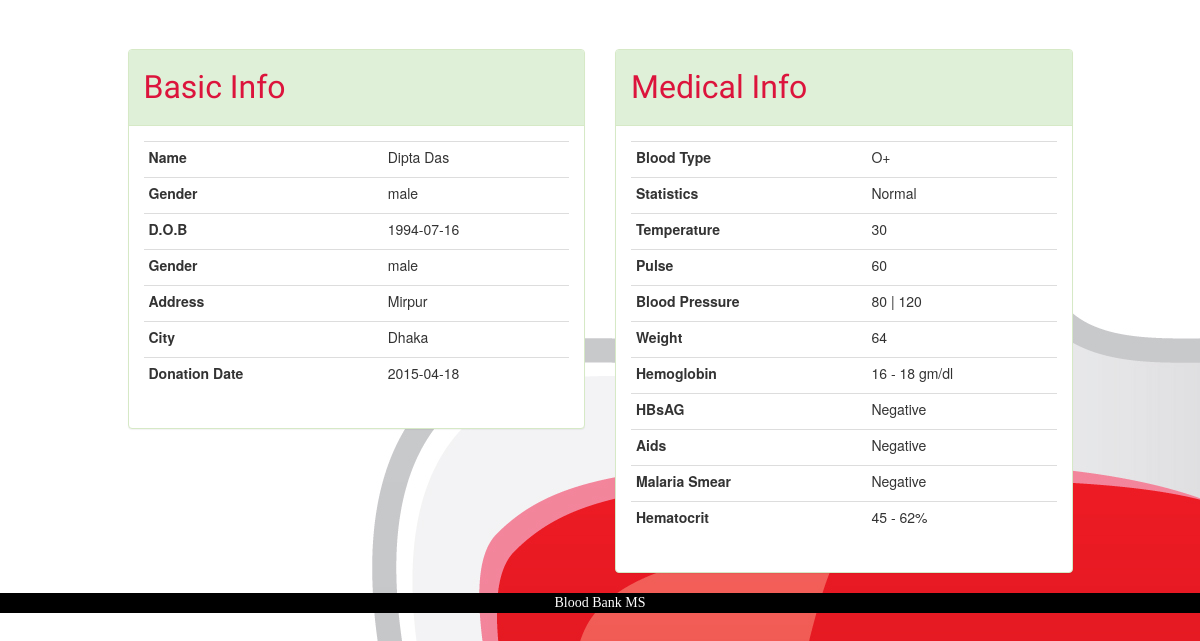
/profile.php?id=30, run on the app's committed database.
### tables this page shows
CREATE TABLE `donors` (
  `id` int(11) NOT NULL,
  `fname` varchar(45) NOT NULL,
  `mname` varchar(30) DEFAULT NULL,
  `lname` varchar(45) NOT NULL,
  `sex` varchar(10) NOT NULL,
  `b_type` varchar(2) NOT NULL,
  `bday` date NOT NULL,
  `h_address` varchar(50) NOT NULL,
  `city` varchar(30) NOT NULL,
  `don_date` date NOT NULL,
  `stats` text NOT NULL,
  `temp` varchar(10) NOT NULL,
  `pulse` varchar(10) NOT NULL,
  `bp` varchar(10) NOT NULL,
  `weight` int(11) NOT NULL,
  `hemoglobin` varchar(25) NOT NULL,
  `hbsag` varchar(10) NOT NULL,
  `aids` varchar(15) NOT NULL,
  `malaria_smear` varchar(20) NOT NULL,
  `hematocrit` varchar(15) NOT NULL,
  `phone` varchar(10) DEFAULT NULL,
  `mobile` varchar(11) NOT NULL
);

### php/DBConnect.php (called while the page is built, shortened)
<?php
class DBConnect {
    private $db = NULL;
    public function __construct() {
        $dsn = 'mysql:dbname=' . self::DB_NAME . ';host=' . self::DB_SERVER;
        try {
            $this->db = new PDO($dsn, self::DB_USER, self::DB_PASSWORD);
        } catch (PDOException $e) {
            throw new Exception('Connection failed: ' .
            $e->getMessage());
        }
        return $this->db;
    }
    public function getDonorProfileById($id){
        $stmt = $this->db->prepare("SELECT * FROM donors WHERE id=?");
        $stmt->execute([$id]);
        return $stmt->fetchAll();
    }
}

### profile.php (the view, shortened to what this page needs)
<?php
$id = $_GET['id'];
require_once 'php/DBConnect.php';
$db = new DBConnect();
$donor = $db->getDonorProfileById($id);
include 'layout/_header.php';
?>
<div class="container">
    <div class="row">
        <div class="col-sm-1"></div>
        <div class="col-md-5">
            <div class="panel panel-success">
                <div class="panel-heading">
                    <h5>Basic Info</h5>
                </div>
                <div class="panel-body">
                    <table class="table table-condensed">
                        <tr>
                            <td><label>Name</label></td>
                            <td><?= $donor[0]['fname']." ".$donor[0]['mname']." ".$donor[0]['lname']; ?></td>
                        </tr>
                        <tr>
                            <td><label>Gender</label></td>
                            <td><?= $donor[0]['sex']; ?></td>
                        </tr>
                        <tr>
                            <td><label>D.O.B</label></td>
                            <td><?= $donor[0]['bday']; ?></td>
                        </tr>
                        <tr>
                            <td><label> Gender </label></td>
                            <td><?= $donor[0]['sex']; ?></td>
                        </tr>
                        <tr>
                            <td><label> Address </label></td>
                            <td><?= wordwrap($donor[0]['h_address'], 26, '<br>'); ?></td>
                        </tr>
                        <tr>
                            <td><label> City </label></td>
                            <td><?= $donor[0]['city']; ?></td>
                        </tr>
                        <tr>
                            <td><label> Donation Date </label></td>
                            <td><?= $donor[0]['don_date']; ?></td>
                        </tr>
                    </table>
                </div>
            </div>
        </div>
        <div class="col-md-5">
            <div class="panel panel-success">
                <div class="panel-heading">
                    <h5>Medical Info</h5>
                </div>
                <div class="panel-body">
                    <table class="table table-condensed">
                        <tr>
                            <td><label>Blood Type</label></td>
                            <td><?= $donor[0]['b_type']; ?></td>
                        </tr>
                        <tr>
                            <td><label>Statistics</label></td>
                            <td><?= $donor[0]['stats']; ?></td>
                        </tr>
                        <tr>
                            <td><label>Temperature</label></td>
                            <td><?= $donor[0]['temp']; ?></td>
                        </tr>
                        <tr>
                            <td><label> Pulse </label></td>
                            <td><?= $donor[0]['pulse']; ?></td>
                        </tr>
                        <tr>
                            <td><label> Blood Pressure </label></td>
                            <td><?= $donor[0]['bp']; ?></td>
                        </tr>
                        <tr>
                            <td><label> Weight </label></td>
                            <td><?= $donor[0]['weight']; ?></td>
                        </tr>
                        <tr>
                            <td><label> Hemoglobin </label></td>
                            <td><?= $donor[0]['hemoglobin']; ?></td>
                        </tr>
                        <tr>
                            <td><label> HBsAG </label></td>
                            <td><?= $donor[0]['hbsag']; ?></td>
                        </tr>
                        <tr>
                            <td><label> Aids </label></td>
                            <td><?= $donor[0]['aids']; ?></td>
                        </tr>
                        <tr>
                            <td><label> Malaria Smear </label></td>
                            <td><?= $donor[0]['malaria_smear']; ?></td>
                        </tr>
                        <tr>
                            <td><label> Hematocrit </label></td>
                            <td><?= $donor[0]['hematocrit']; ?></td>
                        </tr>
                    </table>
                </div>
            </div>
        </div>
        <div class="col-sm-1"></div>
    </div>
</div>
<?php include 'layout/_footer.php'; ?>

### layout/_header.php (shortened to what this page needs)
<!DOCTYPE html>
<html lang="en">
    <head>
        <link rel="stylesheet" href="css/bootstrap.min.css">
        <link rel="stylesheet" href="css/mystyle.css">
    </head>
    <body>

### layout/_footer.php
<footer class="foter">
            <p>Blood Bank MS</p>
</footer>
</body>
</html>

### css/mystyle.css (style rules this page uses)
body { padding-top: 3.5em; background-image: url("../assets/bg_image.jpg"); }
h5 { font-size: xx-large; font-family: "Cantarell",cursive; color: crimson; }
footer { text-align: center; background-color: black; font-family: tahoma; color: white; }

### data on the page
donors: fname "Dipta", lname "Das", sex "male", bday "1994-07-16", h_address "Mirpur", city "Dhaka", don_date "2015-04-18", b_type "O+", stats "Normal", temp "30", pulse "60", bp "80 | 120", weight "64", hemoglobin "16 - 18 gm/dl", hbsag "Negative", aids "Negative", malaria_smear "Negative", hematocrit "45 - 62%"
